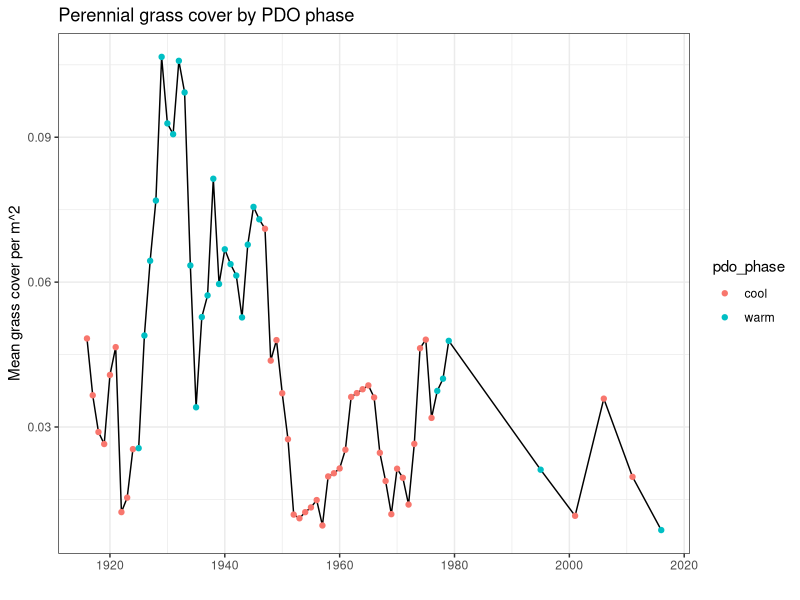
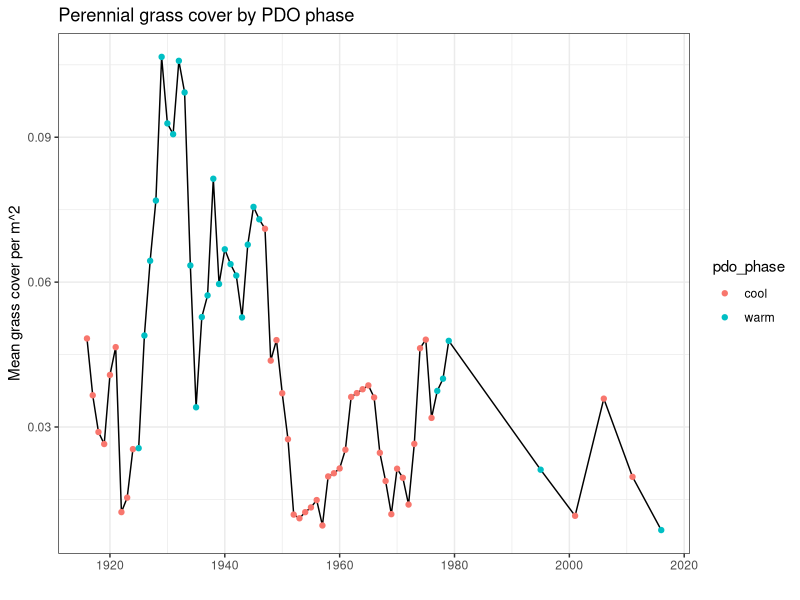

The R source for these figures, in order: (Note: this script raises an error after producing the figures.)
#' does total perennial grass cover differ by PDO phase?
#' EMC 4/12/21
#' last run: 7/2/21

library(dplyr)
library(ggplot2)

phases = read.csv('data/PDO_phases_byyear.csv')
# these data files were created in JRN_quadrat_timeseries/trends/overall_grass_shrub_trends_interpolate.R
veg = read.csv('data/grass_shrub_timeseries_imputed.csv') 
yearlygrass = read.csv('data/grass_shrub_trends_yearly.csv')

# merge grass data w pdo data
grass_pdo = merge(yearlygrass, phases, by.x='project_year', by.y='year')


# plot timeseries
pdo_grass_plot = ggplot(grass_pdo, aes(x=project_year, y=mean_grass)) +
  geom_line() +
  geom_point(aes(color=pdo_phase)) +
  xlab('') +
  ylab('Mean grass cover per m^2') +
  ggtitle('Perennial grass cover by PDO phase') +
  theme_bw()
pdo_grass_plot
ggsave('Figures/grass_by_pdo_phase_31quads.png', plot=pdo_grass_plot, width=5, height=3)

write.csv(quads31, 'data/grass_by_pdo_phase_31quadrats.csv', row.names=F)



# test for differences
# repeated measures anova https://www.datanovia.com/en/lessons/repeated-measures-anova-in-r/

# set up data frame
quads_imputed <- veg

# look at summary stats
quads_imputed %>% group_by(project_year) %>% rstatix::get_summary_stats(grass_cover, type='mean_sd')
ggpubr::ggboxplot(quads_imputed, x='project_year', y='grass_cover', add='point')

# test for outliers
outliers <- quads_imputed %>% group_by(project_year) %>% rstatix::identify_outliers(grass_cover)
# there are some extreme outliers. should try analysis with and without these. 

# test for normality
normality <- quads_imputed %>% group_by(project_year) %>% rstatix::shapiro_test(grass_cover)
# many of the time points are not normally distributed
ggpubr::ggqqplot(quads_imputed, 'grass_cover', facet.by='project_year')
# most look ok in the qqplot

